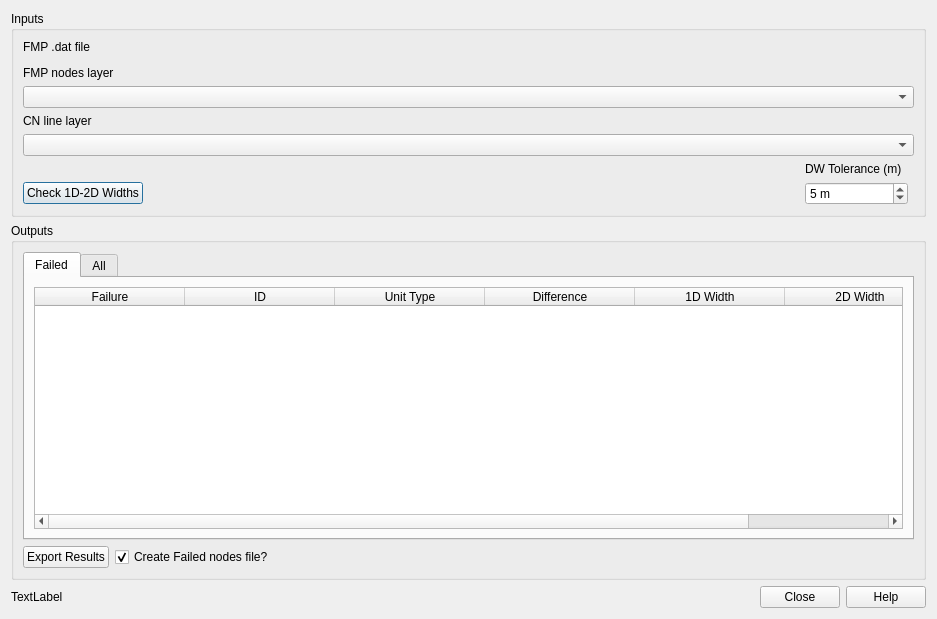
<?xml version="1.0" encoding="UTF-8"?>
<ui version="4.0">
 <class>FmpTuflowWidthCheckDialog</class>
 <widget class="QDialog" name="FmpTuflowWidthCheckDialog">
  <property name="geometry">
   <rect>
    <x>0</x>
    <y>0</y>
    <width>937</width>
    <height>619</height>
   </rect>
  </property>
  <property name="windowTitle">
   <string>FMP-TUFLOW Section Width Compare</string>
  </property>
  <layout class="QVBoxLayout" name="verticalLayout_3">
   <item>
    <widget class="QGroupBox" name="groupBox_2">
     <property name="title">
      <string>Inputs</string>
     </property>
     <layout class="QGridLayout" name="gridLayout">
      <item row="6" column="2">
       <widget class="QLabel" name="label_5">
        <property name="text">
         <string>DW Tolerance (m)</string>
        </property>
       </widget>
      </item>
      <item row="5" column="0" colspan="5">
       <widget class="QgsMapLayerComboBox" name="cnLinesLayerCbox"/>
      </item>
      <item row="4" column="0" colspan="3">
       <widget class="QLabel" name="label_3">
        <property name="text">
         <string>CN line layer</string>
        </property>
       </widget>
      </item>
      <item row="2" column="0" colspan="3">
       <widget class="QLabel" name="label_4">
        <property name="text">
         <string>FMP nodes layer</string>
        </property>
       </widget>
      </item>
      <item row="7" column="1">
       <spacer name="horizontalSpacer">
        <property name="orientation">
         <enum>Qt::Horizontal</enum>
        </property>
        <property name="sizeHint" stdset="0">
         <size>
          <width>40</width>
          <height>20</height>
         </size>
        </property>
       </spacer>
      </item>
      <item row="1" column="0" colspan="4">
       <widget class="QgsFileWidget" name="datFileWidget">
        <property name="dialogTitle">
         <string>Select FMP Model .dat File</string>
        </property>
        <property name="filter">
         <string>*.dat</string>
        </property>
       </widget>
      </item>
      <item row="7" column="0">
       <widget class="QPushButton" name="checkWidthsBtn">
        <property name="text">
         <string>Check 1D-2D Widths</string>
        </property>
       </widget>
      </item>
      <item row="3" column="0" colspan="5">
       <widget class="QgsMapLayerComboBox" name="fmpNodesLayerCbox"/>
      </item>
      <item row="0" column="0" colspan="3">
       <widget class="QLabel" name="label_2">
        <property name="text">
         <string>FMP .dat file</string>
        </property>
       </widget>
      </item>
      <item row="7" column="2" colspan="2">
       <widget class="QgsSpinBox" name="dwToleranceSpinbox">
        <property name="suffix">
         <string> m</string>
        </property>
        <property name="maximum">
         <number>20</number>
        </property>
        <property name="value">
         <number>5</number>
        </property>
       </widget>
      </item>
     </layout>
    </widget>
   </item>
   <item>
    <widget class="QGroupBox" name="groupBox_3">
     <property name="title">
      <string>Outputs</string>
     </property>
     <layout class="QVBoxLayout" name="verticalLayout_2">
      <item>
       <widget class="QTabWidget" name="resultsTabWidget">
        <property name="currentIndex">
         <number>0</number>
        </property>
        <widget class="QWidget" name="failTab">
         <attribute name="title">
          <string>Failed</string>
         </attribute>
         <layout class="QVBoxLayout" name="verticalLayout_4">
          <item>
           <widget class="QTableWidget" name="failedTableWidget">
            <attribute name="horizontalHeaderDefaultSectionSize">
             <number>150</number>
            </attribute>
            <attribute name="horizontalHeaderStretchLastSection">
             <bool>true</bool>
            </attribute>
            <column>
             <property name="text">
              <string>Failure</string>
             </property>
            </column>
            <column>
             <property name="text">
              <string>ID</string>
             </property>
            </column>
            <column>
             <property name="text">
              <string>Unit Type</string>
             </property>
            </column>
            <column>
             <property name="text">
              <string>Difference</string>
             </property>
            </column>
            <column>
             <property name="text">
              <string>1D Width</string>
             </property>
            </column>
            <column>
             <property name="text">
              <string>2D Width</string>
             </property>
            </column>
           </widget>
          </item>
         </layout>
        </widget>
        <widget class="QWidget" name="allTab">
         <attribute name="title">
          <string>All</string>
         </attribute>
         <layout class="QVBoxLayout" name="verticalLayout_5">
          <item>
           <widget class="QTableWidget" name="allTableWidget">
            <attribute name="horizontalHeaderDefaultSectionSize">
             <number>150</number>
            </attribute>
            <attribute name="horizontalHeaderStretchLastSection">
             <bool>true</bool>
            </attribute>
            <column>
             <property name="text">
              <string>ID</string>
             </property>
            </column>
            <column>
             <property name="text">
              <string>Unit Type</string>
             </property>
            </column>
            <column>
             <property name="text">
              <string>Difference</string>
             </property>
            </column>
            <column>
             <property name="text">
              <string>1D Width</string>
             </property>
            </column>
            <column>
             <property name="text">
              <string>2D Width</string>
             </property>
            </column>
           </widget>
          </item>
         </layout>
        </widget>
       </widget>
      </item>
      <item>
       <layout class="QHBoxLayout" name="horizontalLayout">
        <item>
         <widget class="QPushButton" name="exportResultsBtn">
          <property name="text">
           <string>Export Results</string>
          </property>
         </widget>
        </item>
        <item>
         <widget class="QCheckBox" name="includeFailedCheckbox">
          <property name="text">
           <string>Create Failed nodes file?</string>
          </property>
          <property name="checked">
           <bool>true</bool>
          </property>
         </widget>
        </item>
        <item>
         <spacer name="horizontalSpacer_2">
          <property name="orientation">
           <enum>Qt::Horizontal</enum>
          </property>
          <property name="sizeHint" stdset="0">
           <size>
            <width>40</width>
            <height>20</height>
           </size>
          </property>
         </spacer>
        </item>
       </layout>
      </item>
     </layout>
    </widget>
   </item>
   <item>
    <layout class="QHBoxLayout" name="horizontalLayout_2">
     <item>
      <widget class="QLabel" name="statusLabel">
       <property name="text">
        <string>TextLabel</string>
       </property>
      </widget>
     </item>
     <item>
      <widget class="QDialogButtonBox" name="buttonBox">
       <property name="orientation">
        <enum>Qt::Horizontal</enum>
       </property>
       <property name="standardButtons">
        <set>QDialogButtonBox::Close|QDialogButtonBox::Help</set>
       </property>
      </widget>
     </item>
    </layout>
   </item>
  </layout>
 </widget>
 <customwidgets>
  <customwidget>
   <class>QgsFileWidget</class>
   <extends>QWidget</extends>
   <header>qgsfilewidget.h</header>
  </customwidget>
  <customwidget>
   <class>QgsMapLayerComboBox</class>
   <extends>QComboBox</extends>
   <header>qgsmaplayercombobox.h</header>
  </customwidget>
  <customwidget>
   <class>QgsSpinBox</class>
   <extends>QSpinBox</extends>
   <header>qgsspinbox.h</header>
  </customwidget>
 </customwidgets>
 <resources/>
 <connections>
  <connection>
   <sender>buttonBox</sender>
   <signal>accepted()</signal>
   <receiver>FmpTuflowWidthCheckDialog</receiver>
   <slot>accept()</slot>
   <hints>
    <hint type="sourcelabel">
     <x>248</x>
     <y>254</y>
    </hint>
    <hint type="destinationlabel">
     <x>157</x>
     <y>274</y>
    </hint>
   </hints>
  </connection>
  <connection>
   <sender>buttonBox</sender>
   <signal>rejected()</signal>
   <receiver>FmpTuflowWidthCheckDialog</receiver>
   <slot>reject()</slot>
   <hints>
    <hint type="sourcelabel">
     <x>316</x>
     <y>260</y>
    </hint>
    <hint type="destinationlabel">
     <x>286</x>
     <y>274</y>
    </hint>
   </hints>
  </connection>
 </connections>
</ui>
